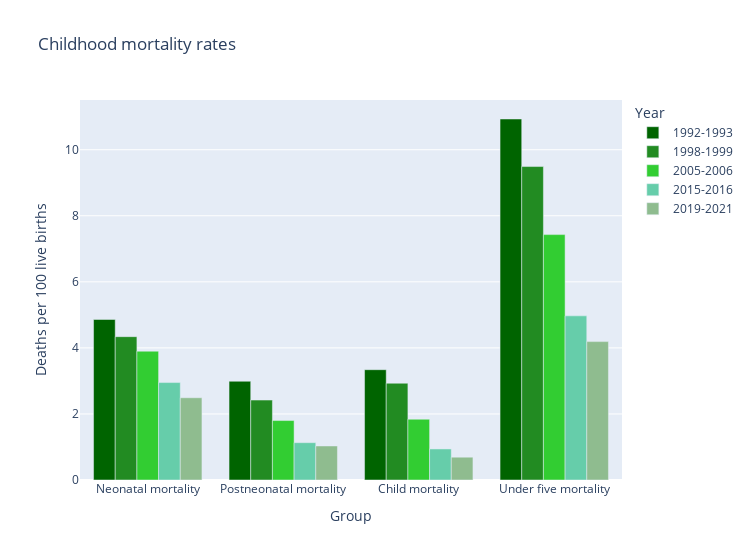

The notebook cell saved with this chart:
### Code cell
# Urban rural trends over time

pop_data = pd.read_csv('UrbanRural.csv')
# Total population
total = pop_data[pop_data['Area'] == 'Total']
fig = px.bar(total, x='Group', y='Total Rate',
             color='Year', barmode='group', width=750, title='Childhood mortality rates',
             color_discrete_sequence=['#006400', '#228B22', '#32CD32', '#66CDAA','#8FBC8F']
             )
fig.update_layout(
    yaxis_title='Deaths per 100 live births'
)
fig.show()

### Figure 1 — Plotly figure (JSON) as saved in the notebook; plotly's stock layout.template omitted (floating-point values rounded to 4 significant figures)
{"data": [{"alignmentgroup": "True", "hovertemplate": "Year=1992-1993<br>Group=%{x}<br>Total Rate=%{y}<extra></extra>", "legendgroup": "1992-1993", "marker": {"color": "#006400", "pattern": {"shape": ""}}, "name": "1992-1993", "offsetgroup": "1992-1993", "orientation": "v", "showlegend": true, "textposition": "auto", "type": "bar", "x": ["Neonatal mortality", "Postneonatal mortality", "Child mortality", "Under five mortality"], "xaxis": "x", "y": [4.86, 2.99, 3.34, 10.93], "yaxis": "y"}, {"alignmentgroup": "True", "hovertemplate": "Year=1998-1999<br>Group=%{x}<br>Total Rate=%{y}<extra></extra>", "legendgroup": "1998-1999", "marker": {"color": "#228B22", "pattern": {"shape": ""}}, "name": "1998-1999", "offsetgroup": "1998-1999", "orientation": "v", "showlegend": true, "textposition": "auto", "type": "bar", "x": ["Neonatal mortality", "Postneonatal mortality", "Child mortality", "Under five mortality"], "xaxis": "x", "y": [4.34, 2.42, 2.93, 9.49], "yaxis": "y"}, {"alignmentgroup": "True", "hovertemplate": "Year=2005-2006<br>Group=%{x}<br>Total Rate=%{y}<extra></extra>", "legendgroup": "2005-2006", "marker": {"color": "#32CD32", "pattern": {"shape": ""}}, "name": "2005-2006", "offsetgroup": "2005-2006", "orientation": "v", "showlegend": true, "textposition": "auto", "type": "bar", "x": ["Neonatal mortality", "Postneonatal mortality", "Child mortality", "Under five mortality"], "xaxis": "x", "y": [3.9, 1.8, 1.84, 7.43], "yaxis": "y"}, {"alignmentgroup": "True", "hovertemplate": "Year=2015-2016<br>Group=%{x}<br>Total Rate=%{y}<extra></extra>", "legendgroup": "2015-2016", "marker": {"color": "#66CDAA", "pattern": {"shape": ""}}, "name": "2015-2016", "offsetgroup": "2015-2016", "orientation": "v", "showlegend": true, "textposition": "auto", "type": "bar", "x": ["Neonatal mortality", "Postneonatal mortality", "Child mortality", "Under five mortality"], "xaxis": "x", "y": [2.95, 1.13, 0.94, 4.97], "yaxis": "y"}, {"alignmentgroup": "True", "hovertemplate": "Year=2019-2021<br>Group=%{x}<br>Total Rate=%{y}<extra></extra>", "legendgroup": "2019-2021", "marker": {"color": "#8FBC8F", "pattern": {"shape": ""}}, "name": "2019-2021", "offsetgroup": "2019-2021", "orientation": "v", "showlegend": true, "textposition": "auto", "type": "bar", "x": ["Neonatal mortality", "Postneonatal mortality", "Child mortality", "Under five mortality"], "xaxis": "x", "y": [2.49, 1.03, 0.69, 4.19], "yaxis": "y"}], "layout": {"barmode": "group", "legend": {"title": {"text": "Year"}, "tracegroupgap": 0}, "title": {"text": "Childhood mortality rates"}, "width": 750, "xaxis": {"anchor": "y", "domain": [0, 1], "title": {"text": "Group"}}, "yaxis": {"anchor": "x", "domain": [0, 1], "title": {"text": "Deaths per 100 live births"}}}}
